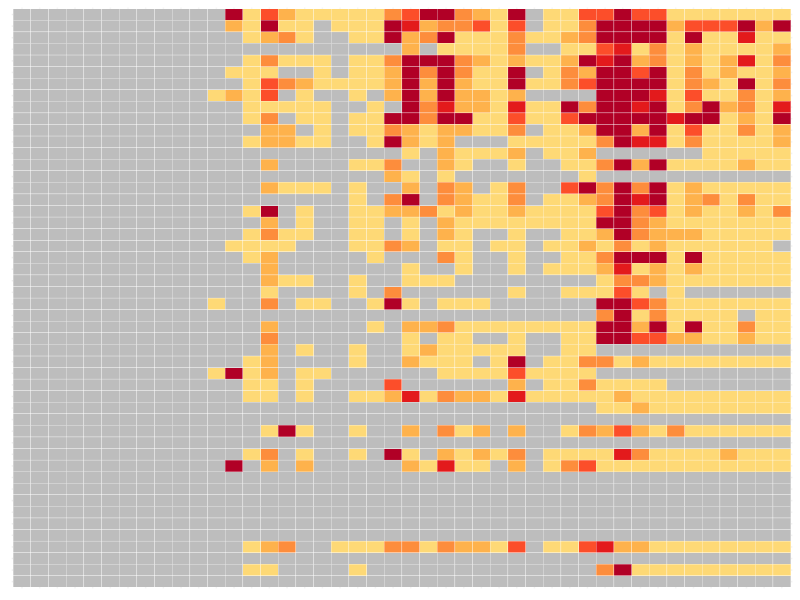
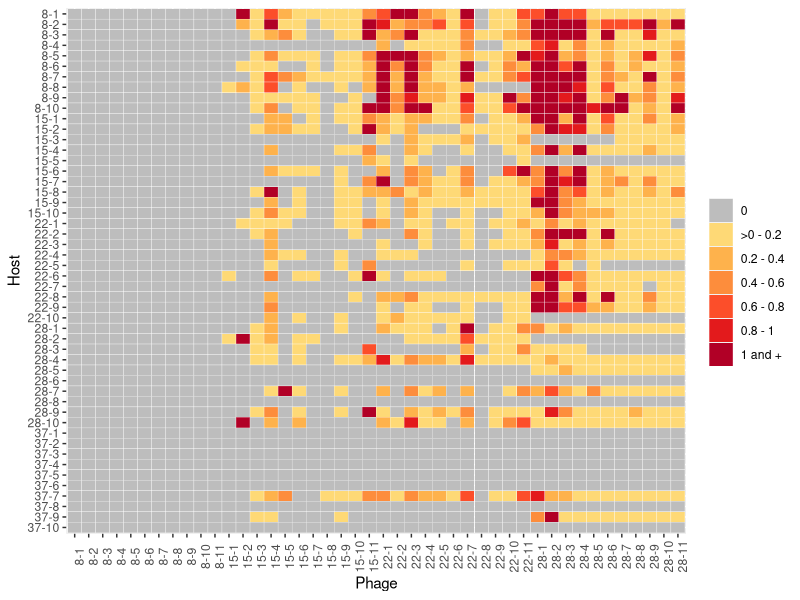

Write R code to recreate these figures, in order.
options(stringsAsFactors = F)

library(ggplot2)
library(stringr)
library(reshape2)

color_palette <- c("#bdbdbd", "#fed976", "#feb24c", "#fd8d3c", "#fc4e2a", "#e31a1c", "#b10026")

raw_list = read.csv("raw_infection_list_mod8-1.csv", header=T)

bac_order = rev(c(paste0("8-", 1:10), paste0("15-", 1:10), paste0("22-", 1:10), paste0("28-", 1:10), paste0("37-", 1:10)))

phg_order = c(paste0("8-", 1:11), paste0("15-", 1:11), paste0("22-", 1:11), paste0("28-", 1:11))

inter_row_idx = which((raw_list$Host != "A") & !str_detect(raw_list$Host, "^606") & (raw_list$Phage != "A"))

sub_list = raw_list[inter_row_idx, ]

fac_sub_list = sub_list

bac_name_factor = as.factor(bac_order)
phg_name_factor = as.factor(phg_order)

fac_sub_list$Host = factor(fac_sub_list$Host, bac_name_factor)
fac_sub_list$Phage = factor(fac_sub_list$Phage, phg_name_factor)

fac_sub_list$EOP_bin = as.factor(cut(fac_sub_list$EOP, c(0, .Machine$double.eps, 0.2, 0.4, 0.6, 0.8, 1, Inf), right = F))

sub_matrix = dcast(data = fac_sub_list, Host ~ Phage, value.var="EOP")
row.names(sub_matrix) = sub_matrix[, 1]
sub_matrix = sub_matrix[, -1]


full_plot = ggplot(fac_sub_list, aes(Phage, Host)) + geom_tile(aes(fill = EOP_bin), colour = "white") + scale_fill_manual(values = color_palette, name = "",  labels = c("0", ">0 - 0.2", "0.2 - 0.4", "0.4 - 0.6", "0.6 - 0.8", "0.8 - 1", "1 and +")) + theme(axis.text.x = element_text(angle = 90))

simp_plot = ggplot(fac_sub_list, aes(Phage, Host)) + geom_tile(aes(fill = EOP_bin), colour = "white") + scale_fill_manual(values = color_palette, name = "",  labels = c("0", ">0 - 0.2", "0.2 - 0.4", "0.4 - 0.6", "0.6 - 0.8", "0.8 - 1", "1 and +")) + theme_bw() +  theme(axis.title.x = element_blank(), axis.text.x = element_blank(), axis.ticks.x = element_blank(), axis.title.y = element_blank(), axis.text.y = element_blank(), axis.ticks.y = element_blank(), legend.position='none', panel.border = element_rect(fill = NULL, color = 'white'))


filename = "fig1a"

ggsave(paste0(filename, ".pdf"), plot = simp_plot)
ggsave(paste0(filename, "_withname.pdf"), plot = full_plot)



